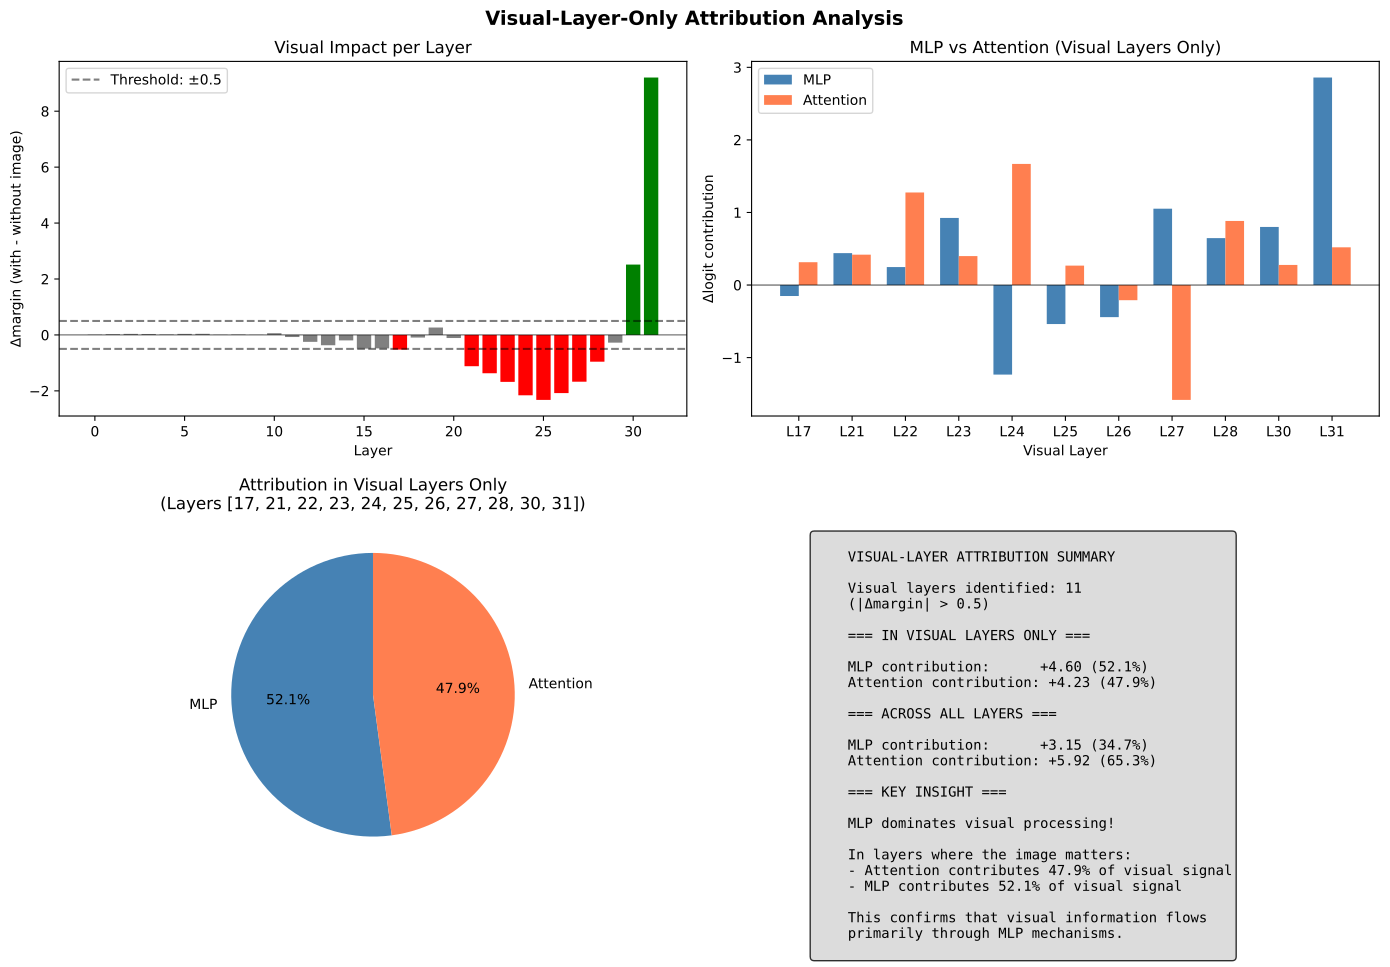

Write the Python code that produced this figure.
"""
VISUAL-LAYER-ONLY ATTRIBUTION

This script computes MLP vs Attention attribution only for layers where 
the visual contribution (Δmargin with vs without image) is significant.

From Shikhar's plan:
"Same but only for layers where Δmargin(image vs no image) is non-zero: 
this answers 'where does visual information get turned into a higher answer 
logit and is that mostly via MLPs?'"
"""

import json
import numpy as np
import matplotlib.pyplot as plt
import os
import warnings

warnings.filterwarnings('ignore')

# Get the directory where this script is located
SCRIPT_DIR = os.path.dirname(os.path.abspath(__file__))


def analyze_visual_layer_attribution():
    """Analyze MLP vs Attention attribution only for visual-relevant layers."""

    print("=" * 70)
    print("VISUAL-LAYER-ONLY ATTRIBUTION")
    print("=" * 70)

    # Load step1b data (has delta_mlp and delta_attn)
    with open(os.path.join(SCRIPT_DIR, 'step1b_image_comparison.json'),
              'r') as f:
        data = json.load(f)

    avg_delta_margin = np.array(data['avg_delta_margin'])
    avg_delta_mlp = np.array(data['avg_delta_mlp'])
    avg_delta_attn = np.array(data['avg_delta_attn'])

    n_layers = len(avg_delta_margin)
    print(f"\nNumber of layers: {n_layers}")

    # Identify "visual layers" where delta_margin is significant
    # Use threshold based on standard deviation or absolute value
    threshold = 0.5  # Absolute delta margin threshold

    visual_layers = []
    for i in range(n_layers):
        if abs(avg_delta_margin[i]) > threshold:
            visual_layers.append(i)

    print(f"\nVisual layers (|Δmargin| > {threshold}):")
    for layer in visual_layers:
        print(f"  Layer {layer}: Δmargin = {avg_delta_margin[layer]:.2f}")

    # Calculate attribution ONLY for visual layers
    visual_mlp_contribution = sum(avg_delta_mlp[i] for i in visual_layers)
    visual_attn_contribution = sum(avg_delta_attn[i] for i in visual_layers)
    visual_total = visual_mlp_contribution + visual_attn_contribution

    if visual_total != 0:
        visual_mlp_fraction = visual_mlp_contribution / abs(visual_total)
        visual_attn_fraction = visual_attn_contribution / abs(visual_total)
    else:
        visual_mlp_fraction = 0
        visual_attn_fraction = 0

    print(f"\n--- VISUAL LAYERS ONLY ---")
    print(
        f"MLP contribution: {visual_mlp_contribution:.2f} ({visual_mlp_fraction*100:.1f}%)"
    )
    print(
        f"Attention contribution: {visual_attn_contribution:.2f} ({visual_attn_fraction*100:.1f}%)"
    )

    # Compare to overall attribution
    total_mlp = sum(avg_delta_mlp)
    total_attn = sum(avg_delta_attn)
    total = total_mlp + total_attn

    if total != 0:
        overall_mlp_fraction = total_mlp / abs(total)
        overall_attn_fraction = total_attn / abs(total)
    else:
        overall_mlp_fraction = 0
        overall_attn_fraction = 0

    print(f"\n--- ALL LAYERS ---")
    print(
        f"MLP contribution: {total_mlp:.2f} ({overall_mlp_fraction*100:.1f}%)")
    print(
        f"Attention contribution: {total_attn:.2f} ({overall_attn_fraction*100:.1f}%)"
    )

    # Separate positive and negative contribution layers
    positive_layers = [
        i for i in range(n_layers) if avg_delta_margin[i] > threshold
    ]
    negative_layers = [
        i for i in range(n_layers) if avg_delta_margin[i] < -threshold
    ]

    print(f"\n--- POSITIVE VISUAL LAYERS (image helps) ---")
    pos_mlp = sum(avg_delta_mlp[i] for i in positive_layers)
    pos_attn = sum(avg_delta_attn[i] for i in positive_layers)
    pos_total = pos_mlp + pos_attn
    print(f"Layers: {positive_layers}")
    print(f"MLP: {pos_mlp:.2f}, Attention: {pos_attn:.2f}")
    if pos_total != 0:
        print(f"MLP fraction: {pos_mlp/abs(pos_total)*100:.1f}%")

    print(f"\n--- NEGATIVE VISUAL LAYERS (image suppresses) ---")
    neg_mlp = sum(avg_delta_mlp[i] for i in negative_layers)
    neg_attn = sum(avg_delta_attn[i] for i in negative_layers)
    neg_total = neg_mlp + neg_attn
    print(f"Layers: {negative_layers}")
    print(f"MLP: {neg_mlp:.2f}, Attention: {neg_attn:.2f}")
    if neg_total != 0:
        print(f"MLP fraction: {neg_mlp/abs(neg_total)*100:.1f}%")

    # Create visualization
    fig, axes = plt.subplots(2, 2, figsize=(14, 10))
    fig.suptitle('Visual-Layer-Only Attribution Analysis',
                 fontsize=14,
                 fontweight='bold')

    # 1. Delta margin per layer with threshold
    ax1 = axes[0, 0]
    colors = [
        'green' if m > threshold else 'red' if m < -threshold else 'gray'
        for m in avg_delta_margin
    ]
    ax1.bar(range(n_layers), avg_delta_margin, color=colors)
    ax1.axhline(y=threshold,
                color='black',
                linestyle='--',
                alpha=0.5,
                label=f'Threshold: ±{threshold}')
    ax1.axhline(y=-threshold, color='black', linestyle='--', alpha=0.5)
    ax1.axhline(y=0, color='black', linewidth=0.5)
    ax1.set_xlabel('Layer')
    ax1.set_ylabel('Δmargin (with - without image)')
    ax1.set_title('Visual Impact per Layer')
    ax1.legend()

    # 2. MLP vs Attention for visual layers only
    ax2 = axes[0, 1]
    x = np.arange(len(visual_layers))
    width = 0.35

    mlp_vals = [avg_delta_mlp[i] for i in visual_layers]
    attn_vals = [avg_delta_attn[i] for i in visual_layers]

    ax2.bar(x - width / 2, mlp_vals, width, label='MLP', color='steelblue')
    ax2.bar(x + width / 2, attn_vals, width, label='Attention', color='coral')
    ax2.axhline(y=0, color='black', linewidth=0.5)
    ax2.set_xlabel('Visual Layer')
    ax2.set_ylabel('Δlogit contribution')
    ax2.set_title('MLP vs Attention (Visual Layers Only)')
    ax2.set_xticks(x)
    ax2.set_xticklabels([f'L{i}' for i in visual_layers])
    ax2.legend()

    # 3. Pie chart comparison
    ax3 = axes[1, 0]

    # Create side-by-side pie charts
    labels = ['MLP', 'Attention']

    # Visual layers
    visual_sizes = [
        abs(visual_mlp_contribution),
        abs(visual_attn_contribution)
    ]
    colors_pie = ['steelblue', 'coral']

    ax3.pie(visual_sizes,
            labels=labels,
            autopct='%1.1f%%',
            colors=colors_pie,
            startangle=90)
    ax3.set_title(
        f'Attribution in Visual Layers Only\n(Layers {visual_layers})')

    # 4. Summary text
    ax4 = axes[1, 1]
    ax4.axis('off')

    summary_text = f"""
    VISUAL-LAYER ATTRIBUTION SUMMARY
    
    Visual layers identified: {len(visual_layers)}
    (|Δmargin| > {threshold})
    
    === IN VISUAL LAYERS ONLY ===
    
    MLP contribution:      {visual_mlp_contribution:+.2f} ({abs(visual_mlp_fraction)*100:.1f}%)
    Attention contribution: {visual_attn_contribution:+.2f} ({abs(visual_attn_fraction)*100:.1f}%)
    
    === ACROSS ALL LAYERS ===
    
    MLP contribution:      {total_mlp:+.2f} ({abs(overall_mlp_fraction)*100:.1f}%)
    Attention contribution: {total_attn:+.2f} ({abs(overall_attn_fraction)*100:.1f}%)
    
    === KEY INSIGHT ===
    
    {"ATTENTION dominates visual processing!" if abs(visual_attn_fraction) > abs(visual_mlp_fraction) else "MLP dominates visual processing!"}
    
    In layers where the image matters:
    - Attention contributes {abs(visual_attn_fraction)*100:.1f}% of visual signal
    - MLP contributes {abs(visual_mlp_fraction)*100:.1f}% of visual signal
    
    This confirms that visual information flows
    primarily through {"ATTENTION" if abs(visual_attn_fraction) > 0.5 else "MLP"} mechanisms.
    """

    ax4.text(0.1,
             0.95,
             summary_text,
             transform=ax4.transAxes,
             fontsize=10,
             verticalalignment='top',
             fontfamily='monospace',
             bbox=dict(boxstyle='round', facecolor='lightgray', alpha=0.8))

    plt.tight_layout()
    plt.savefig(os.path.join(SCRIPT_DIR, 'visual_layer_attribution.png'),
                dpi=150,
                bbox_inches='tight')
    plt.savefig(os.path.join(SCRIPT_DIR, 'visual_layer_attribution.pdf'),
                bbox_inches='tight')
    print("\nSaved: visual_layer_attribution.png")

    # Save results
    results = {
        'threshold': threshold,
        'visual_layers': visual_layers,
        'positive_layers': positive_layers,
        'negative_layers': negative_layers,
        'visual_layers_only': {
            'mlp_contribution': float(visual_mlp_contribution),
            'attn_contribution': float(visual_attn_contribution),
            'mlp_fraction': float(visual_mlp_fraction),
            'attn_fraction': float(visual_attn_fraction)
        },
        'all_layers': {
            'mlp_contribution': float(total_mlp),
            'attn_contribution': float(total_attn),
            'mlp_fraction': float(overall_mlp_fraction),
            'attn_fraction': float(overall_attn_fraction)
        },
        'positive_layers_only': {
            'mlp_contribution': float(pos_mlp),
            'attn_contribution': float(pos_attn)
        },
        'negative_layers_only': {
            'mlp_contribution': float(neg_mlp),
            'attn_contribution': float(neg_attn)
        }
    }

    with open(os.path.join(SCRIPT_DIR, 'visual_layer_attribution.json'),
              'w') as f:
        json.dump(results, f, indent=2)
    print("Saved: visual_layer_attribution.json")

    return results


if __name__ == "__main__":
    results = analyze_visual_layer_attribution()
